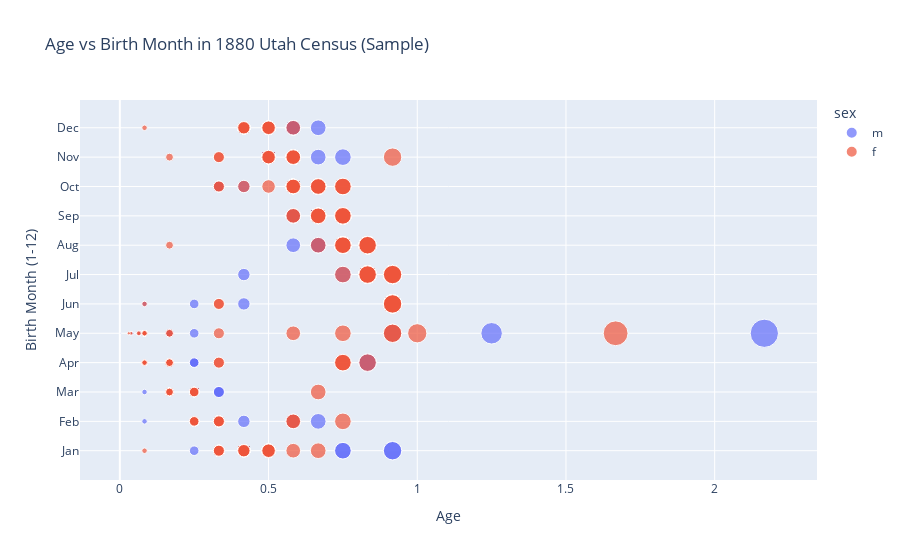

The code cell stored with this chart in its notebook:
### Markdown cell above
## Creating a Scatter Plot

Now, let's create a scatter plot to explore if there's a relationship between age and the month they were born:

### Code cell
# Create a sample of the data (to make the plot more manageable)
census_sample = census_df[census_df['birthmonth'] > 0].sample(1000, random_state=42)

# Create a scatter plot
fig = px.scatter(census_sample, x='age', y='birthmonth',
                title='Age vs Birth Month in 1880 Utah Census (Sample)',
                color='sex',
                size='age',
                hover_name='firstname',
                hover_data=['lastname', 'occupation'],
                opacity=0.7)

# Update the layout
fig.update_layout(
    xaxis_title="Age",
    yaxis_title="Birth Month (1-12)",
    yaxis=dict(
        tickmode='array',
        tickvals=list(range(1, 13)),
        ticktext=['Jan', 'Feb', 'Mar', 'Apr', 'May', 'Jun', 
                 'Jul', 'Aug', 'Sep', 'Oct', 'Nov', 'Dec']
    )
)

# Display the plot
fig.show()

### Figure 1 — Plotly figure (JSON) as saved in the notebook; plotly's stock layout.template omitted (floating-point values rounded to 4 significant figures; data arrays with more than 128 entries replaced by an {"elided": "..."} marker saying what was removed)
{"data": [{"customdata": {"elided": "512x2 str values"}, "hovertemplate": "<b>%{hovertext}</b><br><br>sex=m<br>age=%{marker.size}<br>birthmonth=%{y}<br>lastname=%{customdata[0]}<br>occupation=%{customdata[1]}<extra></extra>", "hovertext": {"elided": "512 str values"}, "legendgroup": "m", "marker": {"color": "#636efa", "opacity": 0.7, "size": {"elided": "512 float values"}, "sizemode": "area", "sizeref": 0.005417, "symbol": "circle"}, "mode": "markers", "name": "m", "orientation": "v", "showlegend": true, "type": "scatter", "x": {"elided": "512 float values"}, "xaxis": "x", "y": {"elided": "512 int values"}, "yaxis": "y"}, {"customdata": {"elided": "488x2 str values"}, "hovertemplate": "<b>%{hovertext}</b><br><br>sex=f<br>age=%{marker.size}<br>birthmonth=%{y}<br>lastname=%{customdata[0]}<br>occupation=%{customdata[1]}<extra></extra>", "hovertext": {"elided": "488 str values"}, "legendgroup": "f", "marker": {"color": "#EF553B", "opacity": 0.7, "size": {"elided": "488 float values"}, "sizemode": "area", "sizeref": 0.005417, "symbol": "circle"}, "mode": "markers", "name": "f", "orientation": "v", "showlegend": true, "type": "scatter", "x": {"elided": "488 float values"}, "xaxis": "x", "y": {"elided": "488 int values"}, "yaxis": "y"}], "layout": {"legend": {"itemsizing": "constant", "title": {"text": "sex"}, "tracegroupgap": 0}, "title": {"text": "Age vs Birth Month in 1880 Utah Census (Sample)"}, "xaxis": {"anchor": "y", "domain": [0, 1], "title": {"text": "Age"}}, "yaxis": {"anchor": "x", "domain": [0, 1], "tickmode": "array", "ticktext": ["Jan", "Feb", "Mar", "Apr", "May", "Jun", "Jul", "Aug", "Sep", "Oct", "Nov", "Dec"], "tickvals": [1, 2, 3, 4, 5, 6, 7, 8, 9, 10, 11, 12], "title": {"text": "Birth Month (1-12)"}}}}
